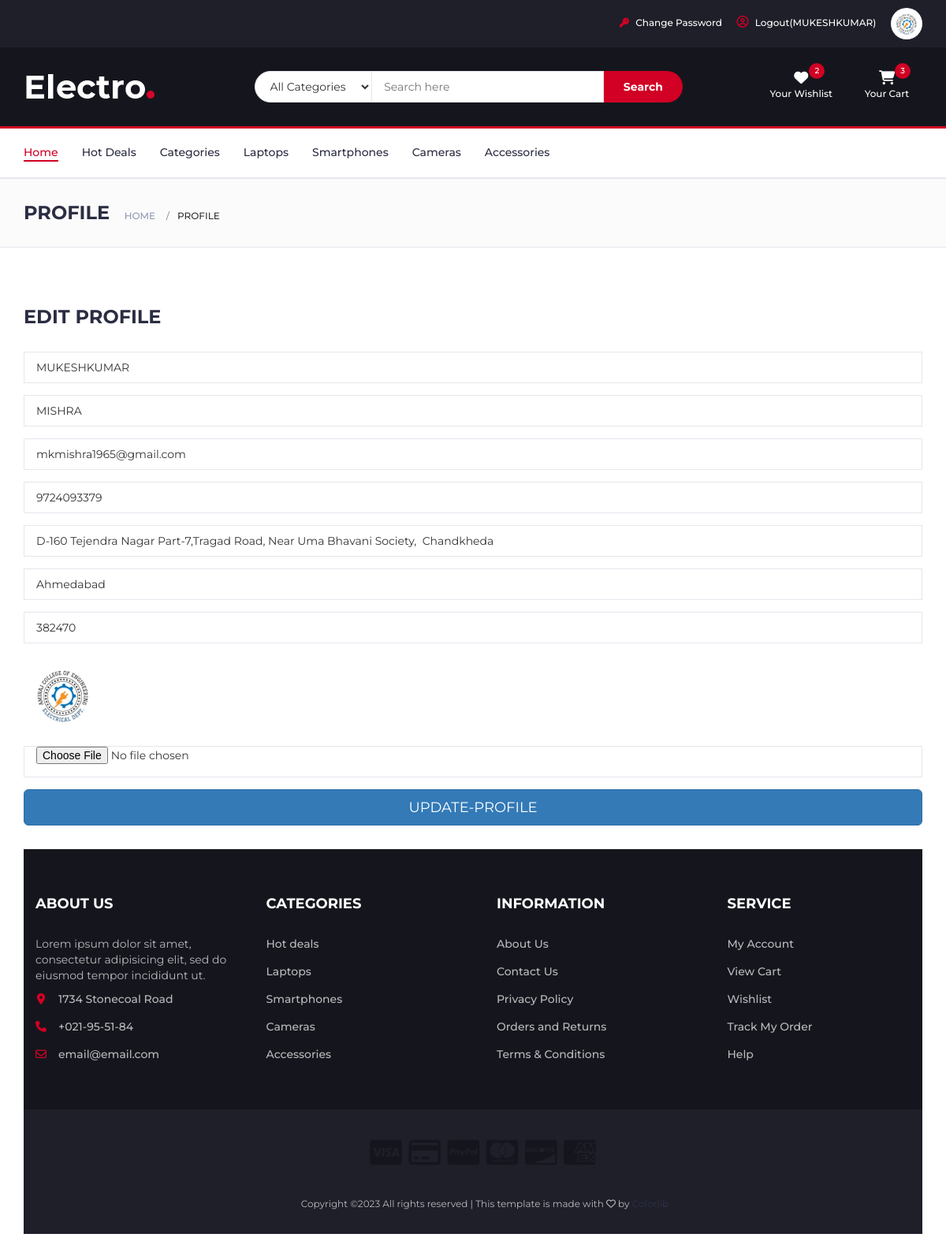
The page /profile/ (signed in) on the database its author committed.
### myapp/models.py (models this page shows, shortened)
class User(models.Model):
	fname=models.CharField(max_length=100)
	lname=models.CharField(max_length=100)
	email=models.EmailField()
	mobile=models.PositiveIntegerField()
	address=models.TextField()
	city=models.CharField(max_length=100)
	zipcode=models.PositiveIntegerField()
	password=models.CharField(max_length=100)
	profile_pic=models.ImageField(upload_to="profile_pic/",default="")
	usertype=models.CharField(max_length=100, default="buyer")

### myapp/views.py (the view)
# urls.py: path('profile/',views.profile,name='profile'),
def profile(request):
	user=User.objects.get(email=request.session['email'])
	if request.method=="POST":
		user.fname=request.POST['fname']
		user.lname=request.POST['lname']
		user.mobile=request.POST['mobile']
		user.address=request.POST['address']
		user.city=request.POST['city']
		user.zipcode=request.POST['zipcode']
		try:
			user.profile_pic=request.FILES['profile_pic']
		except:
			pass
		user.save()
		msg="Profile Updated successfully"
		request.session['profile_pic']=user.profile_pic.url
		return render(request,'profile.html',{'user':user,'msg':msg})
	else:
		return render(request,'profile.html',{'user':user})

### myapp/templates/profile.html (shortened to what this page needs)
{% extends 'header.html' %}
{% load static %}
{% block content %}
<!DOCTYPE html>
<html lang="en">
	<head>
    </head>
	<body>
		<div id="breadcrumb" class="section">
			<div class="container">
				<div class="row">
					<div class="col-md-12">
						<h3 class="breadcrumb-header">Profile</h3>
						<ul class="breadcrumb-tree">
							<li><a href="/">Home</a></li>
							<li class="active">Profile</li>
						</ul>
					</div>
				</div>
			</div>
		</div>
		<div class="section">
			<div class="container">
				<div class="row">
					<div class="col-md-12">
						<div class="billing-details">
							<div class="section-title">
								<h3 class="title">Edit Profile</h3>
							</div>
							<form name="profile" method="post" action="{% url 'profile' %}" enctype="multipart/form-data">
								<div class="form-group">
									<input class="input" type="text" name="fname" value="{{user.fname}}">
								</div>
								<div class="form-group">
									<input class="input" type="text" name="lname" value="{{user.lname}}">
								</div>
								<div class="form-group">
									<input class="input" type="email" name="email" value="{{user.email}}" readonly>
								</div>
								<div class="form-group">
									<input class="input" type="mobile" name="mobile" value="{{user.mobile}}">
								</div>
								<div class="form-group">
									<input class="input" type="text" name="address" placeholder="Address" value="{{user.address}}">
								</div>
								<div class="form-group">
									<input class="input" type="text" name="city" placeholder="City" value="{{user.city}}">
								</div>
								<div class="form-group">
									<input class="input" type="number" name="zipcode" placeholder="ZIP Code" value="{{user.zipcode}}">
								</div>
								<div class="form-group">
									<img src="{{user.profile_pic.url}}" width="100px" height="100px">
								</div>
								<div class="form-group">
									<input class="input" type="file" name="profile_pic">
								</div>
								<div class="form-group">
									<input type="submit" value="UPDATE-PROFILE" class="btn btn-primary btn-lg btn-block">
								</div>
							</form>
						</div>
	</body>
</html>
{% endblock %}

### myapp/templates/header.html (shortened to what this page needs)
{% load static %}
<!DOCTYPE html>
<html lang="en">
	<head>
		<link type="text/css" rel="stylesheet" href="{% static 'css/bootstrap.min.css' %}"/>
		<link type="text/css" rel="stylesheet" href="{% static 'css/slick.css' %}"/>
		<link type="text/css" rel="stylesheet" href="{% static 'css/slick-theme.css' %}"/>
		<link type="text/css" rel="stylesheet" href="{% static 'css/nouislider.min.css' %}"/>
		<link rel="stylesheet" href="{% static 'css/font-awesome.min.css' %}">
		<link type="text/css" rel="stylesheet" href="{% static 'css/style.css' %}"/>
    </head>
	<body>
		<header>
			<div id="top-header">
				<div class="container">
					<ul class="header-links pull-right">
						{% if request.session.email %}
							<li><a href="{% url 'change-password' %}"><i style='font-size:15px, ' class='fa fa-key'></i> Change Password</a></li>
							<li><a href="{% url 'logout' %}"><i style='font-size:15px' class='far'>&#xf2bd;</i> Logout({{request.session.fname}})</a></li>
							<li> <a href="{% url 'profile' %}"><img src="{{request.session.profile_pic}}" width="40px" height="40px" style="border-radius: 50%;"> </a></li>
						{% else %}
							<li><a href="{% url 'signup' %}"><i style='font-size:15px' class='far'>&#xf2bd;</i> Sign Up</a></li>
							<li><a href="{% url 'login' %}"><i style='font-size:15px' class='far'>&#xf2bd;</i> Login</a></li>
						{% endif %}
					</ul>
				</div>
			</div>
			<div id="header">
				<div class="container">
					<div class="row">
						<div class="col-md-3">
							<div class="header-logo">
								<a href="/" class="logo">
									<img src="{% static './img/logo.png' %}" alt="">
								</a>
							</div>
						</div>
						<div class="col-md-6">
							<div class="header-search">
								<form>
									<select class="input-select">
										<option value="0">All Categories</option>
									</select>
									<input class="input" placeholder="Search here">
									<button class="search-btn">Search</button>
								</form>
							</div>
						</div>
						<div class="col-md-3 clearfix">
							<div class="header-ctn">
								<div>
									<a href="#">
										<i class="fa fa-heart"></i>
										<span>Your Wishlist</span>
										<div class="qty">2</div>
									</a>
								</div>
								<div class="dropdown">
									<a class="dropdown-toggle" data-toggle="dropdown" aria-expanded="true">
										<i class="fa fa-shopping-cart"></i>
										<span>Your Cart</span>
										<div class="qty">3</div>
									</a>
								</div>
							</div>
						</div>
					</div>
				</div>
			</div>
		</header>
		<nav id="navigation">
			<div class="container">
				<div id="responsive-nav">
					<ul class="main-nav nav navbar-nav">
						<li class="active"><a href="#">Home</a></li>
						<li><a href="#">Hot Deals</a></li>
						<li><a href="#">Categories</a></li>
						<li><a href="#">Laptops</a></li>
						<li><a href="#">Smartphones</a></li>
						<li><a href="#">Cameras</a></li>
						<li><a href="#">Accessories</a></li>
					</ul>
				</div>
			</div>
		</nav>
		{% block content %}
		{% endblock %}
		<footer id="footer">
			<div class="section">
				<div class="container">
					<div class="row">
						<div class="col-md-3 col-xs-6">
							<div class="footer">
								<h3 class="footer-title">About Us</h3>
								<p>Lorem ipsum dolor sit amet, consectetur adipisicing elit, sed do eiusmod tempor incididunt ut.</p>
								<ul class="footer-links">
									<li><a href="#"><i class="fa fa-map-marker"></i>1734 Stonecoal Road</a></li>
									<li><a href="#"><i class="fa fa-phone"></i>+021-95-51-84</a></li>
									<li><a href="#"><i class="fa fa-envelope-o"></i>email@email.com</a></li>
								</ul>
							</div>
						</div>
						<div class="col-md-3 col-xs-6">
							<div class="footer">
								<h3 class="footer-title">Categories</h3>
								<ul class="footer-links">
									<li><a href="#">Hot deals</a></li>
									<li><a href="#">Laptops</a></li>
									<li><a href="#">Smartphones</a></li>
									<li><a href="#">Cameras</a></li>
									<li><a href="#">Accessories</a></li>
								</ul>
							</div>
						</div>
						<div class="col-md-3 col-xs-6">
							<div class="footer">
								<h3 class="footer-title">Information</h3>
								<ul class="footer-links">
									<li><a href="#">About Us</a></li>
									<li><a href="#">Contact Us</a></li>
									<li><a href="#">Privacy Policy</a></li>
									<li><a href="#">Orders and Returns</a></li>
									<li><a href="#">Terms & Conditions</a></li>
								</ul>
							</div>
						</div>
						<div class="col-md-3 col-xs-6">
							<div class="footer">
								<h3 class="footer-title">Service</h3>
								<ul class="footer-links">
									<li><a href="#">My Account</a></li>
									<li><a href="#">View Cart</a></li>
									<li><a href="#">Wishlist</a></li>
									<li><a href="#">Track My Order</a></li>
									<li><a href="#">Help</a></li>
								</ul>
							</div>
						</div>
					</div>
				</div>
			</div>
			<div id="bottom-footer" class="section">
				<div class="container">
					<div class="row">
						<div class="col-md-12 text-center">
							<ul class="footer-payments">
								<li><a href="#"><i class="fa fa-cc-visa"></i></a></li>
								<li><a href="#"><i class="fa fa-credit-card"></i></a></li>
								<li><a href="#"><i class="fa fa-cc-paypal"></i></a></li>
								<li><a href="#"><i class="fa fa-cc-mastercard"></i></a></li>
								<li><a href="#"><i class="fa fa-cc-discover"></i></a></li>
								<li><a href="#"><i class="fa fa-cc-amex"></i></a></li>
							</ul>
							<span class="copyright">
								Copyright &copy;<script>document.write(new Date().getFullYear());</script> All rights reserved | This template is made with <i class="fa fa-heart-o" aria-hidden="true"></i> by <a href="https://colorlib.com" target="_blank">Colorlib</a>
							</span>
						</div>
					</div>
				</div>
			</div>
		</footer>
	</body>
</html>

### myapp/static/css/style.css (style rules this page uses)
body { font-family: 'Montserrat', sans-serif; font-weight: 400; color: #333; }
h1, h2, h3, h4, h5, h6 { color: #2B2D42; font-weight: 700; margin: 0 0 10px; }
a { color: #2B2D42; font-weight: 500; -webkit-transition: 0.2s color; transition: 0.2s color; }
ul, ol { margin: 0; padding: 0; list-style: none }
.input { height: 40px; padding: 0px 15px; border: 1px solid #E4E7ED; background-color: #FFF; width: 100%; }
.input-select { padding: 0px 15px; background: #FFF; border: 1px solid #E4E7ED; height: 40px; }
.section { padding-top: 30px; padding-bottom: 30px; }
.section-title { position: relative; margin-bottom: 30px; margin-top: 15px; }
.section-title .title { display: inline-block; text-transform: uppercase; margin: 0px; }
#breadcrumb { padding: 30px 0px; background: #FBFBFC; border-bottom: 1px solid #E4E7ED; margin-bottom: 30px; }
#breadcrumb .breadcrumb-header { display: inline-block; margin-top: 0px; margin-bottom: 0px; margin-right: 15px; text-transform: uppercase; }
#breadcrumb .breadcrumb-tree { display: inline-block; }
#breadcrumb .breadcrumb-tree li { display: inline-block; font-size: 12px; font-weight: 500; text-transform: uppercase; }
#breadcrumb .breadcrumb-tree li+li { margin-left: 10px; }
#breadcrumb .breadcrumb-tree li+li:before { content: '/'; display: inline-block; color: #8D99AE; margin-right: 10px; }
#breadcrumb .breadcrumb-tree li a { color: #8D99AE; }
#top-header { padding-top: 10px; padding-bottom: 10px; background-color: #1E1F29; }
.header-links li { display: inline-block; margin-right: 15px; font-size: 12px; }
.header-links li:last-child { margin-right: 0px; }
.header-links li a { color: #FFF; }
.header-links li i { color: #D10024; margin-right: 5px; }
#header { padding-top: 15px; padding-bottom: 15px; background-color: #15161D; }
.header-logo { float: left; }
.header-logo .logo img { display: block; }
.header-search { padding: 15px 0px; }
.header-search form { position: relative; }
.header-search form .input-select { margin-right: -4px; border-radius: 40px 0px 0px 40px; }
.header-search form .input { width: calc(100% - 260px); margin-right: -4px; }
.header-search form .search-btn { height: 40px; width: 100px; background: #D10024; color: #FFF; font-weight: 700; border: none; border-radius: 0px 40px 40px 0px; }
.header-ctn { float: right; padding: 15px 0px; }
.header-ctn>div { display: inline-block; }
.header-ctn>div+div { margin-left: 15px; }
.header-ctn>div>a { display: block; position: relative; width: 90px; text-align: center; color: #FFF; }
.header-ctn>div>a>i { display: block; font-size: 18px; }
.header-ctn>div>a>span { font-size: 12px; }
.header-ctn>div>a>.qty { position: absolute; right: 15px; top: -10px; width: 20px; height: 20px; line-height: 20px; text-align: center; border-radius: 50%; font-size: 10px; color: #FFF; background-color: #D10024; }
#navigation { background: #FFF; border-bottom: 2px solid #E4E7ED; border-top: 3px solid #D10024; }
.main-nav>li+li { margin-left: 30px }
.main-nav>li>a { padding: 20px 0px; }
.main-nav>li>a:hover, .main-nav>li>a:focus, .main-nav>li.active>a { color: #D10024; background-color: transparent; }
.main-nav>li>a:after { content: ""; display: block; width: 0%; height: 2px; background-color: #D10024; -webkit-transition: 0.2s all; transition: 0.2s all; }
.main-nav>li>a:hover:after, .main-nav>li>a:focus:after, .main-nav>li.active>a:after { width: 100%; }
.billing-details { margin-bottom: 30px; }
#footer { background: #15161D; color: #B9BABC; }
#bottom-footer { background: #1E1F29; }
.footer { margin: 30px 0px; }
.footer .footer-title { color: #FFF; text-transform: uppercase; font-size: 18px; margin: 0px 0px 30px; }
.footer-links li+li { margin-top: 15px; }
.footer-links li a { color: #B9BABC; }
.footer-links li i { margin-right: 15px; color: #D10024; width: 14px; text-align: center; }
.copyright { margin-top: 30px; display: block; font-size: 12px; }
.footer-payments li { display: inline-block; margin-right: 5px; }
.footer-payments li a { color: #15161D; font-size: 36px; display: block; }

### rows shown on the page
User: session.fname "MUKESHKUMAR", fname "MUKESHKUMAR", lname "MISHRA", email "mkmishra1965@gmail.com", mobile "9724093379", address "D-160 Tejendra Nagar Part-7,Tragad Road, Near Uma Bhavani Society, Chandkheda", city "Ahmedabad", zipcode "382470", profile_pic (picture)
